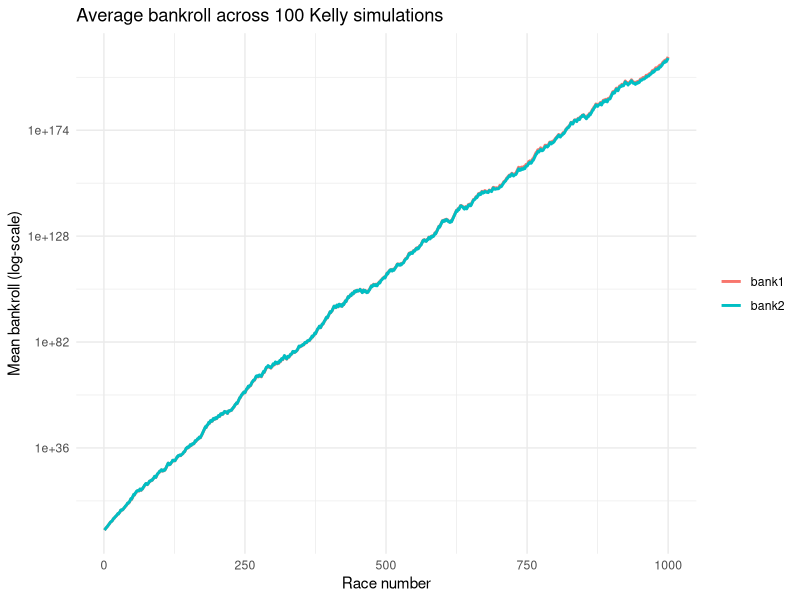

Source code (R):
library(ggplot2)
library(tidyverse)

set.seed(10)

# Win probabilities and odds
p      <- c(0.20, 0.30, 0.50)       
alpha  <- c( 6.0,  1.6,  7.0)       

ev     <- p*alpha - 1 

# Kelly allocation function
kelly_alloc <- function(p, alpha) {
  idx   <- order(p*alpha, decreasing = TRUE)      # Step 1
  p_ord <- p[idx];  a_ord <- alpha[idx]
  
  pt <- sigma <- b_vec <- c()
  for (t in seq_along(p_ord)) {
    pt[t]    <- sum(p_ord[1:t])
    sigma[t] <- sum(1/a_ord[1:t])
    cand     <- (1 - pt[t])/(1 - sigma[t])        # Step 2
    if (cand > 0) b_vec <- c(b_vec, cand)
  }
  b  <- min(b_vec)                                
  f_ord <- p_ord - b/a_ord                        # Step 3
  f_ord[f_ord < 0] <- 0
  f <- numeric(length(p));  f[idx] <- f_ord
  list(f = f, b = b)
}

alloc      <- kelly_alloc(p, alpha)

# Kelly allocations (Strategy 1)
f1         <- alloc$f                   
bet_frac1  <- sum(f1)                   

# Dont bet on negative EV horses (Strategy 2)
f2         <- ifelse(ev < 0, 0, f1)
bet_frac2  <- sum(f2)

# Simulation (task 2)
M <- 100       
N <- 1000 

# Simulation itself
sim_tbl <- map_dfr(1:M, function(sim_id) {
  bank1 <- bank2 <- 1
  tibble(race = 1:N) %>% 
    mutate(
      winner      = sample(1:3, N, replace = TRUE, prob = p),
      payoff1     = (1 - bet_frac1) + alpha[winner]*f1[winner],
      payoff2     = (1 - bet_frac2) + alpha[winner]*f2[winner],
      bank1       = accumulate(payoff1, `*`, .init = bank1)[-1],
      bank2       = accumulate(payoff2, `*`, .init = bank2)[-1],
      sim         = sim_id
    ) %>% 
    select(sim, race, bank1, bank2)
})

# Get average bankroll
avg_tbl <- sim_tbl %>% 
  group_by(race) %>% 
  summarise(across(bank1:bank2, mean), .groups = "drop") %>% 
  pivot_longer(-race, names_to = "strategy", values_to = "bankroll")

# Plot average bankroll using ggplot
ggplot(avg_tbl, aes(race, bankroll, colour = strategy)) +
  geom_line(size = 1) +
  scale_y_continuous(trans = "log10") +   # log scale for visibility
  labs(title   = "Average bankroll across 100 Kelly simulations",
       x       = "Race number",
       y       = "Mean bankroll (log-scale)",
       colour  = NULL) +
  theme_minimal()






